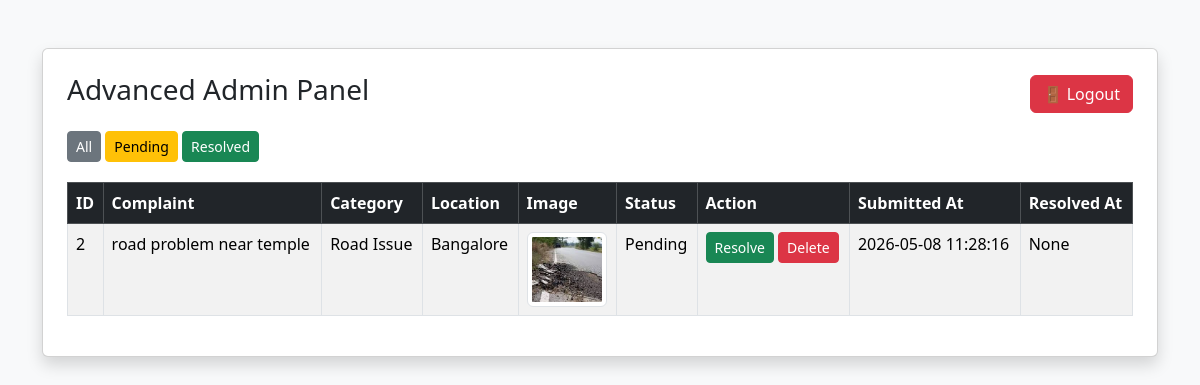
/admin?status=Pending (signed in), run on the app's committed database.
### tables this page shows
CREATE TABLE complaints (
        id INTEGER PRIMARY KEY AUTOINCREMENT,
        complaint_text TEXT,
        category TEXT,
        location TEXT,
        image TEXT,
        status TEXT DEFAULT 'Pending',
        submitted_at TEXT,
        resolved_at TEXT
    );

### app.py (the view)
@app.route("/admin")
def admin():
    if not session.get("admin"):
        return redirect("/login")
    status_filter = request.args.get("status")
    conn = sqlite3.connect("database.db")
    cursor = conn.cursor()
    if status_filter == "Pending":
        cursor.execute("SELECT * FROM complaints WHERE status='Pending'")
    elif status_filter == "Resolved":
        cursor.execute("SELECT * FROM complaints WHERE status='Resolved'")
    else:
        cursor.execute("SELECT * FROM complaints")
    data = cursor.fetchall()
    conn.close()
    return render_template("admin.html", data=data)

### templates/admin.html (shortened to what this page needs)
<!DOCTYPE html>
<html>
<head>
    <link href="https://cdn.jsdelivr.net/npm/bootstrap@5.3.2/dist/css/bootstrap.min.css" rel="stylesheet">
</head>
<body class="bg-light">
<div class="container mt-5">
    <div class="card shadow p-4">
         <div class="d-flex justify-content-between align-items-center mb-3">
    <h3>Advanced Admin Panel</h3>
    <a href="/logout" class="btn btn-danger">
        🚪 Logout
    </a>
</div>
        <div style="margin-bottom:20px;">
            <a href="/admin" class="btn btn-secondary btn-sm">All</a>
            <a href="/admin?status=Pending" class="btn btn-warning btn-sm">Pending</a>
            <a href="/admin?status=Resolved" class="btn btn-success btn-sm">Resolved</a>
        </div>
        <table class="table table-bordered table-striped">
            <thead class="table-dark">
                <tr>
                    <th>ID</th>
                    <th>Complaint</th>
                    <th>Category</th>
                    <th>Location</th>
                    <th>Image</th>
                    <th>Status</th>
                    <th>Action</th>
                    <th>Submitted At</th>
                    <th>Resolved At</th>
                </tr>
            </thead>
           <tbody>
{% for row in data %}
<tr>
    <td>{{ row[0] }}</td>
    <td>{{ row[1] }}</td>
    <td>{{ row[2] }}</td>
    <td>{{ row[3] }}</td>
   <td>
        {% if row[4] %}
            <img src="{{ url_for('static', filename='uploads/' + row[4]) }}"
                 width="80"
                 class="img-thumbnail"
                 style="cursor:pointer;"
                 data-img="{{ url_for('static', filename='uploads/' + row[4]) }}"
                 onclick="showImage(this)">
            {% else %}
                    <span class="text-muted">No Image</span>
        {% endif %}
    </td>
    <td>{{ row[5] }}</td>
    <td>
        {% if row[5] == "Pending" %}
            <a href="/resolve/{{ row[0] }}"
               class="btn btn-success btn-sm">
               Resolve
            </a>
        {% else %}
            <span class="badge bg-success">Resolved</span>
        {% endif %}
        <a href="/delete/{{ row[0] }}"
           class="btn btn-danger btn-sm"
           onclick="return confirm('Are you sure you want to delete this complaint?')">
           Delete
        </a>
    </td>
    <td>{{ row[6] }}</td>
    <td>{{ row[7] }}</td>
</tr>
{% endfor %}
</tbody>
        </table>
    </div>
</div>
</body>
</html>

### data on the page
complaints: id "2", complaint_text "road problem near temple", category "Road Issue", location "Bangalore", image (picture), status "Pending", submitted_at "2026-05-08 11:28:16", row "None"
